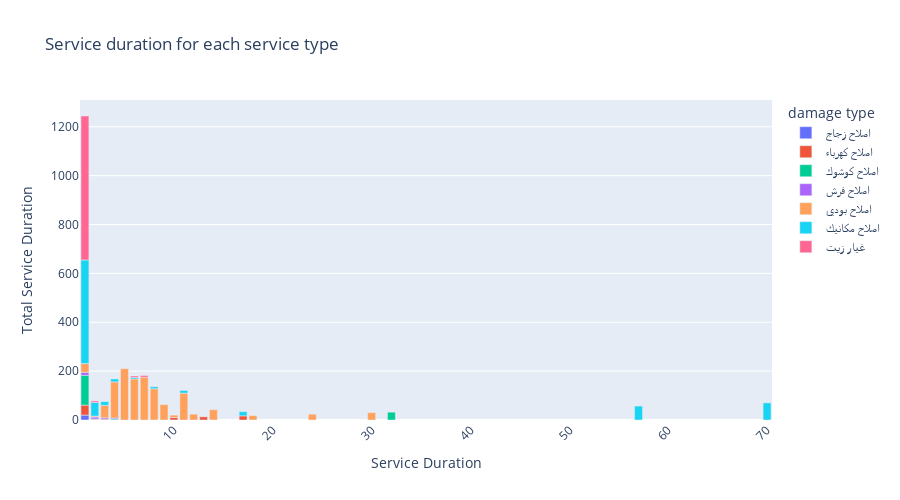

Source (notebook cell):
### Markdown cell above
#### Service duration per damage type

### Code cell
Service_Duration = df.groupby(['service_duration','damage type'])['service_duration'].sum().reset_index(name='Total_service_duration')
Service_Duration = Service_Duration.sort_values('Total_service_duration',ascending=True)
# Create the updated bar chart

fig = px.bar(Service_Duration, 
             x='service_duration', 
             y='Total_service_duration',
             color='damage type',
             title="Service duration for each service type",
             labels={'service_duration': 'Service Duration', 'Total_service_duration': 'Total Service Duration'})

fig.update_layout(xaxis_title="Service Duration", yaxis_title="Total Service Duration", 
                  xaxis_tickangle=-45, height=500)
fig.show()

### Figure 1 — Plotly figure (JSON) as saved in the notebook; plotly's stock layout.template omitted (floating-point values rounded to 4 significant figures)
{"data": [{"alignmentgroup": "True", "hovertemplate": "damage type=اصلاح زجاج<br>Service Duration=%{x}<br>Total Service Duration=%{y}<extra></extra>", "legendgroup": "اصلاح زجاج", "marker": {"color": "#636efa", "pattern": {"shape": ""}}, "name": "اصلاح زجاج", "offsetgroup": "اصلاح زجاج", "orientation": "v", "showlegend": true, "textposition": "auto", "type": "bar", "x": [2, 1], "xaxis": "x", "y": [2, 20], "yaxis": "y"}, {"alignmentgroup": "True", "hovertemplate": "damage type=اصلاح كهرباء<br>Service Duration=%{x}<br>Total Service Duration=%{y}<extra></extra>", "legendgroup": "اصلاح كهرباء", "marker": {"color": "#EF553B", "pattern": {"shape": ""}}, "name": "اصلاح كهرباء", "offsetgroup": "اصلاح كهرباء", "orientation": "v", "showlegend": true, "textposition": "auto", "type": "bar", "x": [2, 3, 10, 13, 17, 1], "xaxis": "x", "y": [2, 3, 10, 13, 17, 41], "yaxis": "y"}, {"alignmentgroup": "True", "hovertemplate": "damage type=اصلاح كوشوك<br>Service Duration=%{x}<br>Total Service Duration=%{y}<extra></extra>", "legendgroup": "اصلاح كوشوك", "marker": {"color": "#00cc96", "pattern": {"shape": ""}}, "name": "اصلاح كوشوك", "offsetgroup": "اصلاح كوشوك", "orientation": "v", "showlegend": true, "textposition": "auto", "type": "bar", "x": [4, 32, 1], "xaxis": "x", "y": [4, 32, 122], "yaxis": "y"}, {"alignmentgroup": "True", "hovertemplate": "damage type=اصلاح فرش<br>Service Duration=%{x}<br>Total Service Duration=%{y}<extra></extra>", "legendgroup": "اصلاح فرش", "marker": {"color": "#ab63fa", "pattern": {"shape": ""}}, "name": "اصلاح فرش", "offsetgroup": "اصلاح فرش", "orientation": "v", "showlegend": true, "textposition": "auto", "type": "bar", "x": [4, 3, 2, 1], "xaxis": "x", "y": [4, 6, 8, 12], "yaxis": "y"}, {"alignmentgroup": "True", "hovertemplate": "damage type=اصلاح بودي<br>Service Duration=%{x}<br>Total Service Duration=%{y}<extra></extra>", "legendgroup": "اصلاح بودي", "marker": {"color": "#FFA15A", "pattern": {"shape": ""}}, "name": "اصلاح بودي", "offsetgroup": "اصلاح بودي", "orientation": "v", "showlegend": true, "textposition": "auto", "type": "bar", "x": [2, 10, 18, 12, 24, 30, 1, 14, 3, 9, 11, 8, 4, 6, 7, 5], "xaxis": "x", "y": [4, 10, 18, 24, 24, 30, 36, 42, 51, 63, 110, 128, 148, 168, 175, 210], "yaxis": "y"}, {"alignmentgroup": "True", "hovertemplate": "damage type=اصلاح مكانيك <br>Service Duration=%{x}<br>Total Service Duration=%{y}<extra></extra>", "legendgroup": "اصلاح مكانيك ", "marker": {"color": "#19d3f3", "pattern": {"shape": ""}}, "name": "اصلاح مكانيك ", "offsetgroup": "اصلاح مكانيك ", "orientation": "v", "showlegend": true, "textposition": "auto", "type": "bar", "x": [6, 8, 11, 4, 3, 17, 2, 57, 70, 1], "xaxis": "x", "y": [6, 8, 11, 12, 15, 17, 56, 57, 70, 424], "yaxis": "y"}, {"alignmentgroup": "True", "hovertemplate": "damage type=غيار زيت<br>Service Duration=%{x}<br>Total Service Duration=%{y}<extra></extra>", "legendgroup": "غيار زيت", "marker": {"color": "#FF6692", "pattern": {"shape": ""}}, "name": "غيار زيت", "offsetgroup": "غيار زيت", "orientation": "v", "showlegend": true, "textposition": "auto", "type": "bar", "x": [2, 6, 7, 1], "xaxis": "x", "y": [6, 6, 7, 589], "yaxis": "y"}], "layout": {"barmode": "relative", "height": 500, "legend": {"title": {"text": "damage type"}, "tracegroupgap": 0}, "title": {"text": "Service duration for each service type"}, "xaxis": {"anchor": "y", "domain": [0, 1], "tickangle": -45, "title": {"text": "Service Duration"}}, "yaxis": {"anchor": "x", "domain": [0, 1], "title": {"text": "Total Service Duration"}}}}
